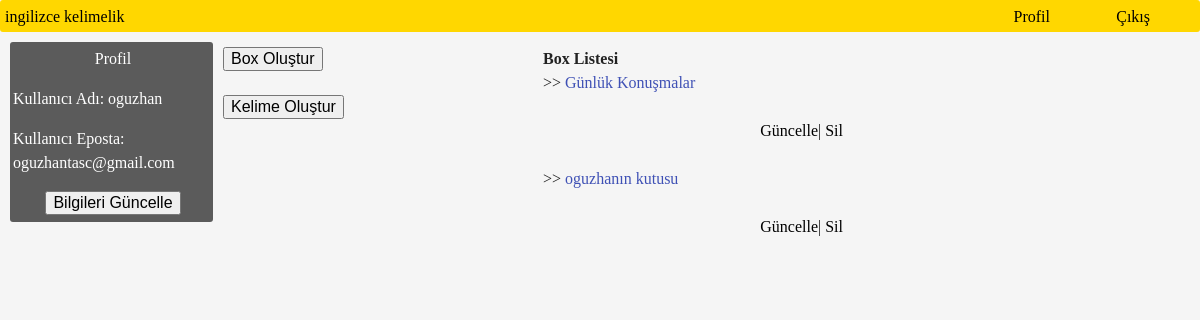
Page /profile.php (signed in) on the earlier database version.
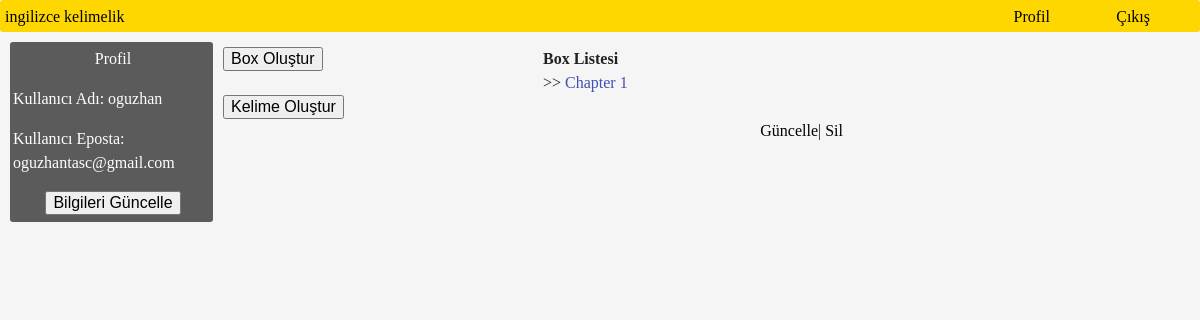
Same page on the later database version.
### tables this page shows
CREATE TABLE `box` (
  `b_id` int(11) NOT NULL,
  `u_id` int(11) NOT NULL,
  `b_name` text NOT NULL
);

### connection.php (called while the page is built)
<?php
    $host       =   "localhost:8889";
    $db_name    =   "ingilizcekelimelik";
    $user       =   "root";
    $pass       =   "root";
    try{
        $baglan = new PDO("mysql:host=".$host.";dbname=".$db_name, $user,$pass);
        $baglan->exec("set names utf8");
    }catch(PDOException $e){
        echo $e->getMessage();
    }
    require_once 'class.crud.php';
    $crud = new crud($baglan);
?>

### Class.crud.php (called while the page is built, shortened)
<?php
class crud{
    private $db;
    function __construct($baglan){
        $this->db = $baglan;
    }
    public function getUserData($id)
    {
        try {
            $userData = $this->db->prepare("select * from user where u_id = ?");
            $userData->bindParam(1,$id);
            $check = $userData->execute();
            if ($check) {
                if ($userData->rowCount() == 1) {
                    return $userData->fetchAll();
                }
            }
            return false;
        } catch (PDOException $e) {
            echo $e->getMessage();
        }
    }
    public function getBox($id)
    {
        try {
            $boxes = $this->db->prepare("select * from box where u_id = ? order by b_id desc");
            $boxes->bindParam(1,$id);
            $check = $boxes->execute();
            if ($check) {
                if ($boxes->rowCount()>0) {
                    return $boxes->fetchAll();
                }
                return false;
            }
            return false;
        } catch (PDOException $e) {
            echo $e->getMessage();
        }
    }
}
?>

### profile.php (the view, shortened to what this page needs)
<?php
	require_once "connection.php";
	if ($_SESSION) {
		require_once "base.php";
		$user = $crud->getUserData($_SESSION['id']);
		$boxes = $crud->getBox($_SESSION['id']);
?>
	<div class="sol">
		<div class="center">Profil</div>
		<p>Kullanıcı Adı: <?php echo $user[0]["username"]; ?></p>
		<p>Kullanıcı Eposta: <?php echo $user[0]["email"]; ?></p>
		<div class="center"><a href="p_update.php"><button style="font-size: 16px;">Bilgileri Güncelle</button></a></div>
	</div>
	<div class="gobek">
		<div class=""><a href="create_box.php"><button style="font-size: 16px;">Box Oluştur</button></a></div>
		<br>
		<div class=""><a href="vocabulary.php"><button style="font-size: 16px;">Kelime Oluştur</button></a></div>
	</div>
	<div class="gobek3">
		<b>Box Listesi</b><br>
<?php
	if ($boxes) {
		foreach ($boxes as $box) {
?>
		<div class="">
			>> <a class="a-blue" href="box.php?b_id=<?php echo $box['b_id'];?>"><?php echo $box['b_name']; ?></a>
			<div class="right3"><br>
				<a href="u_box.php?u_id=<?php echo $box['b_id']; ?>">Güncelle</a>|
				<a href="profile.php?d_id=<?php echo $box['b_id']; ?>">Sil</a>
			</div><br>
		</div>
<?php
		}
	}else{
?>
	<div><p>Box oluşturmadınız. Kelimeleri gruplayarak kaydetmek için hemen bir box oluşturun.</p></div>
<?php
	}
?>
	</div>
<?php
	}else{
		header("Location:login.php");
	}
?>

Differences in the rows shown:
removed box: b_name "Günlük Konuşmalar"
removed box: b_name "oguzhanın kutusu"
added box: b_name "Chapter 1"
